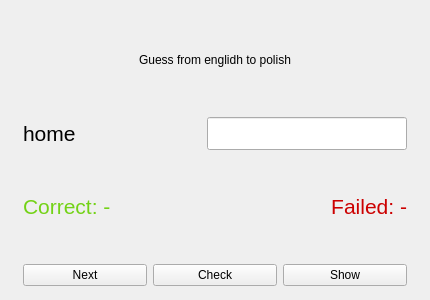
<?xml version="1.0" encoding="UTF-8"?>
<ui version="4.0">
 <class>MainWindow</class>
 <widget class="QMainWindow" name="MainWindow">
  <property name="geometry">
   <rect>
    <x>0</x>
    <y>0</y>
    <width>430</width>
    <height>300</height>
   </rect>
  </property>
  <property name="windowTitle">
   <string>MainWindow</string>
  </property>
  <widget class="QWidget" name="centralWidget">
   <layout class="QHBoxLayout" name="horizontalLayout_4">
    <item>
     <layout class="QVBoxLayout" name="verticalLayout">
      <property name="spacing">
       <number>9</number>
      </property>
      <property name="leftMargin">
       <number>12</number>
      </property>
      <property name="rightMargin">
       <number>12</number>
      </property>
      <property name="bottomMargin">
       <number>3</number>
      </property>
      <item>
       <widget class="QLabel" name="titleL">
        <property name="text">
         <string>Guess from englidh to polish</string>
        </property>
        <property name="alignment">
         <set>Qt::AlignCenter</set>
        </property>
       </widget>
      </item>
      <item>
       <layout class="QHBoxLayout" name="horizontalLayout">
        <property name="spacing">
         <number>12</number>
        </property>
        <item>
         <widget class="QLabel" name="wordL">
          <property name="styleSheet">
           <string notr="true">font: 16pt;</string>
          </property>
          <property name="text">
           <string>home</string>
          </property>
          <property name="buddy">
           <cstring>lineEdit</cstring>
          </property>
         </widget>
        </item>
        <item>
         <widget class="QLineEdit" name="lineEdit">
          <property name="maximumSize">
           <size>
            <width>200</width>
            <height>16777215</height>
           </size>
          </property>
          <property name="styleSheet">
           <string notr="true">font: 16pt;</string>
          </property>
          <property name="alignment">
           <set>Qt::AlignBottom|Qt::AlignRight|Qt::AlignTrailing</set>
          </property>
         </widget>
        </item>
       </layout>
      </item>
      <item>
       <layout class="QHBoxLayout" name="horizontalLayout_2">
        <property name="spacing">
         <number>12</number>
        </property>
        <item>
         <widget class="QLabel" name="correctL">
          <property name="styleSheet">
           <string notr="true">color: rgb(115, 210, 22);
font: 16pt ;</string>
          </property>
          <property name="text">
           <string>&lt;html&gt;&lt;head/&gt;&lt;body&gt;&lt;p&gt;&lt;span style=&quot; color:#73d216;&quot;&gt;Correct: -&lt;/span&gt;&lt;/p&gt;&lt;/body&gt;&lt;/html&gt;</string>
          </property>
         </widget>
        </item>
        <item>
         <widget class="QLabel" name="failedL">
          <property name="styleSheet">
           <string notr="true">color: rgb(164, 0, 0);
font: 16pt;</string>
          </property>
          <property name="text">
           <string>&lt;html&gt;&lt;head/&gt;&lt;body&gt;&lt;p&gt;&lt;span style=&quot; color:#cc0000;&quot;&gt;Failed: -&lt;/span&gt;&lt;/p&gt;&lt;/body&gt;&lt;/html&gt;</string>
          </property>
          <property name="alignment">
           <set>Qt::AlignRight|Qt::AlignTrailing|Qt::AlignVCenter</set>
          </property>
         </widget>
        </item>
       </layout>
      </item>
      <item>
       <layout class="QHBoxLayout" name="horizontalLayout_3">
        <property name="spacing">
         <number>6</number>
        </property>
        <item>
         <widget class="QPushButton" name="nextButton">
          <property name="text">
           <string>Next</string>
          </property>
         </widget>
        </item>
        <item>
         <widget class="QPushButton" name="checkButton">
          <property name="text">
           <string>Check</string>
          </property>
         </widget>
        </item>
        <item>
         <widget class="QPushButton" name="showButton">
          <property name="text">
           <string>Show</string>
          </property>
         </widget>
        </item>
       </layout>
      </item>
     </layout>
    </item>
   </layout>
  </widget>
 </widget>
 <layoutdefault spacing="6" margin="11"/>
 <resources/>
 <connections/>
</ui>
